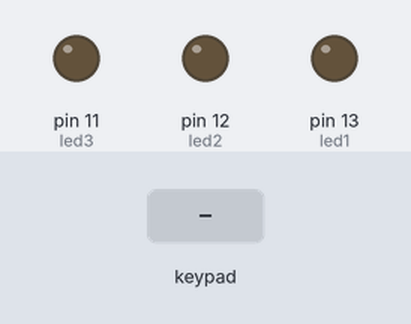
A sketch run on a simulated Arduino Uno, built with avr-gcc and run on an emulated ATmega328P. Shown: output pins drawn as LEDs (lit = HIGH). The inputs (shaded band) are chosen by the test bench.

Above: at 1.2 s.
1.3 s: keypad keys 3 2 1 0 pressed 0.4 s apart
At 2.6 s:
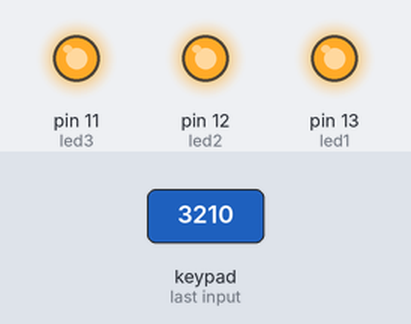
4.4 s: key '5' pressed
At 5.6 s:
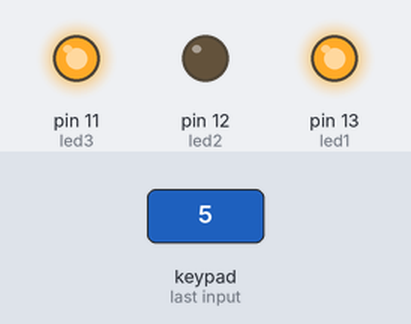
5.9 s: key '6' pressed
At 6.8 s:
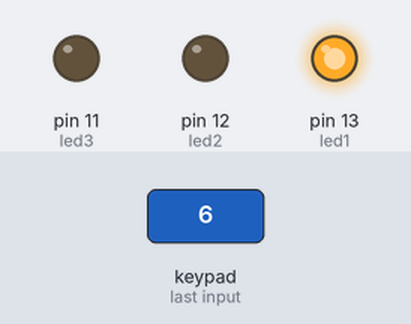
7.4 s: key '2' pressed
At 8.0 s:
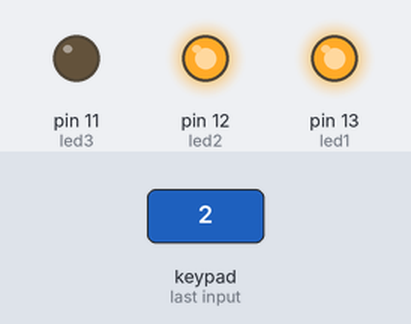
8.9 s: keypad keys 4 5 6 pressed 0.4 s apart
At 9.1 s:
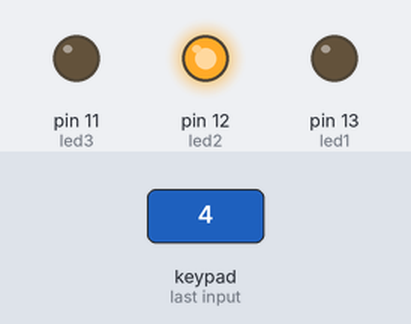
11.6 s: key '1' pressed
At 12.3 s:
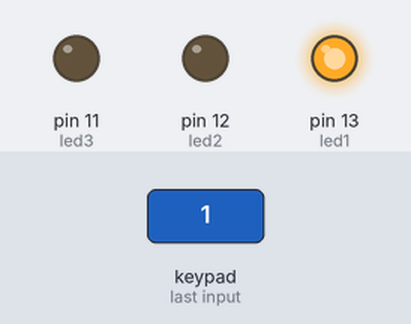
Timing chart, 0 to 14.1 s (numbered marks = the images above; inputs shaded):
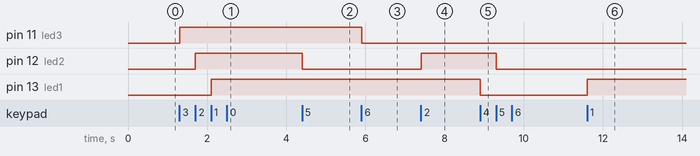

Measured:
- after the input at 1.3 s, pin 11 (led3): LOW → HIGH at once; pin 12 (led2): LOW → HIGH after 0.40 s; pin 13 (led1): LOW → HIGH after 0.80 s
- after the input at 4.4 s, pin 12 (led2): HIGH → LOW at once
- after the input at 5.9 s, pin 11 (led3): HIGH → LOW at once
- after the input at 7.4 s, pin 12 (led2): LOW → HIGH at once
- after the input at 8.9 s, pin 12 (led2): HIGH → LOW after 0.41 s; pin 13 (led1): HIGH → LOW at once
- after the input at 11.6 s, pin 13 (led1): LOW → HIGH at once

The sketch:

t3.ino
```cpp
#include <Keypad.h>
#define led1 13
#define led2 12
#define led3 11

const byte ROWS = 4;
const byte COLS = 3;
char keys[ROWS][COLS] = {
  {'1','2','3'},
  {'4','5','6'},
  {'7','8','9'},
  {'*','0','#'}
};
byte rowPins[ROWS] = {3, 2, 1, 0};
byte colPins[COLS] = {4, 5, 6};

Keypad keypad = Keypad( makeKeymap(keys), rowPins, colPins, ROWS, COLS );

void setup(){
  pinMode(led1,OUTPUT);
  pinMode(led2,OUTPUT);
  pinMode(led3,OUTPUT);
}

void loop(){
  char key = keypad.getKey();

 switch (key){
    case '1':digitalWrite(led1,HIGH);break;
    case '2':digitalWrite(led2,HIGH);break;
    case '3':digitalWrite(led3,HIGH);break;
    case '4':digitalWrite(led1,LOW);break;
    case '5':digitalWrite(led2,LOW);break;
    case '6':digitalWrite(led3,LOW);break;


    }    if(key=='#'){
           digitalWrite(led1,LOW);
           digitalWrite(led2,LOW);
           digitalWrite(led3,LOW);
      }
      else if(key=='*')
      {
       digitalWrite(led1,HIGH);
       digitalWrite(led2,HIGH);
       digitalWrite(led3,HIGH);
      }
      }
```
